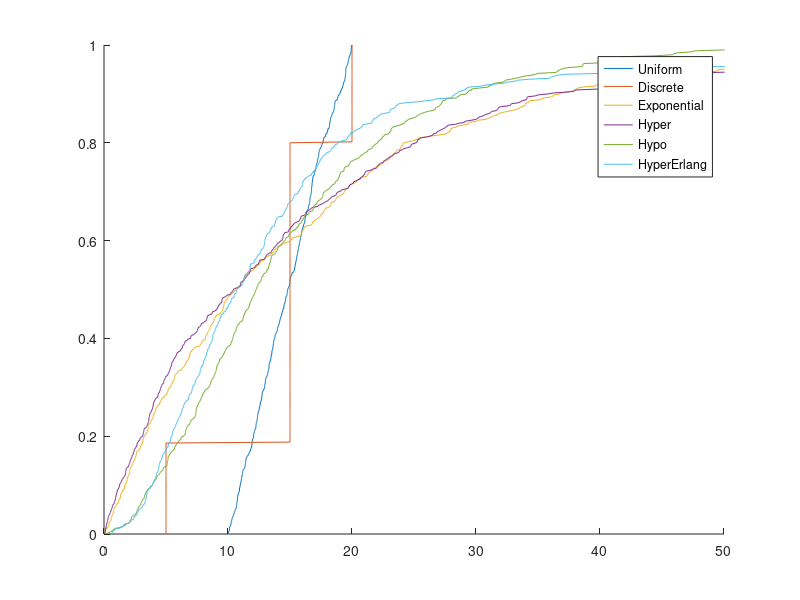

MATLAB code to generate this figure:
clc; close all; clear all;
%% assignment 5_N=500
%% A continuous uniform distribution between [10, 20]
Conti_unif=10+(20-10).*rand(500,1);
u_sort=sort(Conti_unif);
hold on
plot(u_sort,[1:500]/500);
xlim([0,50])
mean_Unif=mean(u_sort);
Var_Conti=var(u_sort);
cv_Unif=sqrt(Var_Conti)/mean_Unif;

%% A discrete distribution
Pr=[5,0.2,0.2; 15,0.6,0.8; 20,0.2,1]; %number,pdf,cdf
out=zeros(500,1);
u=rand(500,1);

for i=1:500
    if u(i,1)<Pr(1,3)              %slide 28-L05 _ Discrete distribution
        out(i,1)=Pr(1,1);
    elseif u(i,1)<Pr(2,3)
        out(i,1)=Pr(2,1);
    else 
        out(i,1)=Pr(3,1);
    end
end
hold on
   plot(sort(out),[1:500]/500,"-");     
mean_discrete=mean(out);  
Var_discrete=var(out);
cv_discrete=sqrt(Var_discrete)/mean_discrete;

%% An exponential distribution with average 15

ExpDis=-log(rand(500,1))/0.06;
mean_Exp=mean(ExpDis);
Var_Exp=var(ExpDis);
cv_Exp=sqrt(Var_Exp)/mean_Exp;
hold on;
plot(sort(ExpDis),[1:500]/500,"-"); 

%% Hyper Exp
for i=1:500
    if rand<0.5 %switching prob
       out_Hyper(i,1)=-log(rand)/0.1; 
    else out_Hyper(i,1)=-log(rand)/0.05;
    end
end
mean_hyper=mean(out_Hyper);
Var_hyper=var(out_Hyper);
cv_hyper=sqrt(Var_hyper)/mean_hyper;
hold on;
plot(sort(out_Hyper),[1:500]/500,"-"); 
%% Hypo Exp
outHypo=-log(rand(500,1))/0.1-log(rand(500,1))/0.2;
stage=2;
mean_hypo=mean(outHypo);
hold on;
 plot(sort(outHypo),[1:500]/500,"-"); 
 cv_Hypo=1/sqrt(stage);


%% Hyper Erlang
HyperErlRan=rand(500,1);
outHyperErl=zeros(500,1);
for i=1:500
    if HyperErlRan(i,1)<0.1       
        outHyperErl(i)=-(log(rand(1,1)))/0.02;
    elseif HyperErlRan(i,1)<0.5
        outHyperErl(i)=-(log(rand(1,1))+log(rand(1,1)))/0.2;
    else 
        outHyperErl(i)=-(log(rand(1,1))+log(rand(1,1))+log(rand(1,1)))/0.25;
    end
end

meanErlang=mean(outHyperErl);
Var_Erl=var(outHyperErl);
cv_Erl=sqrt(Var_Erl)/meanErlang;
hold on;
plot(sort(outHyperErl),[1:500]/500,"-"); 
legend('Uniform','Discrete','Exponential','Hyper','Hypo','HyperErlang')



        
        